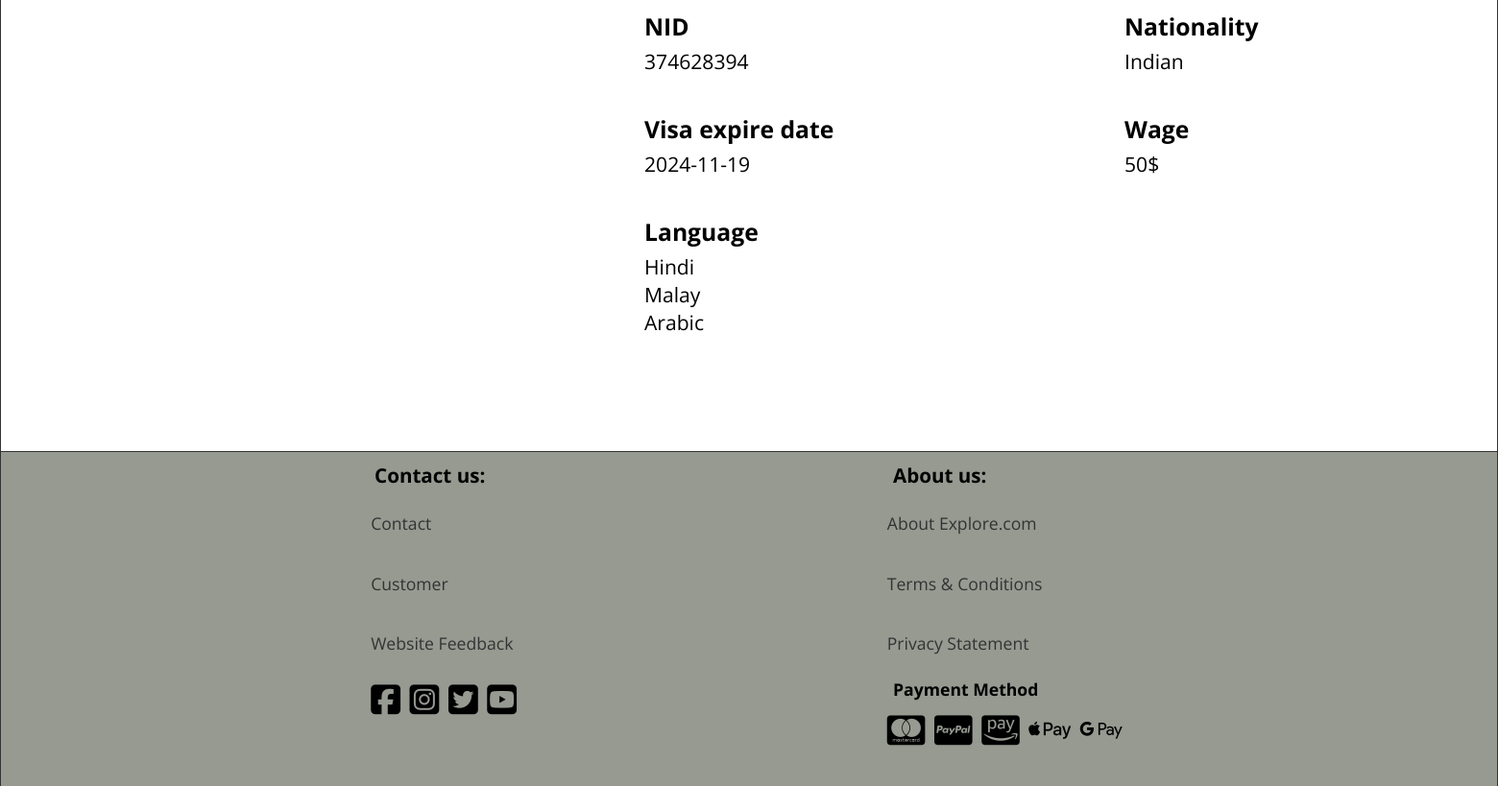
The app's page /Admin/guide_profile.php (signed in, lower part), older data.
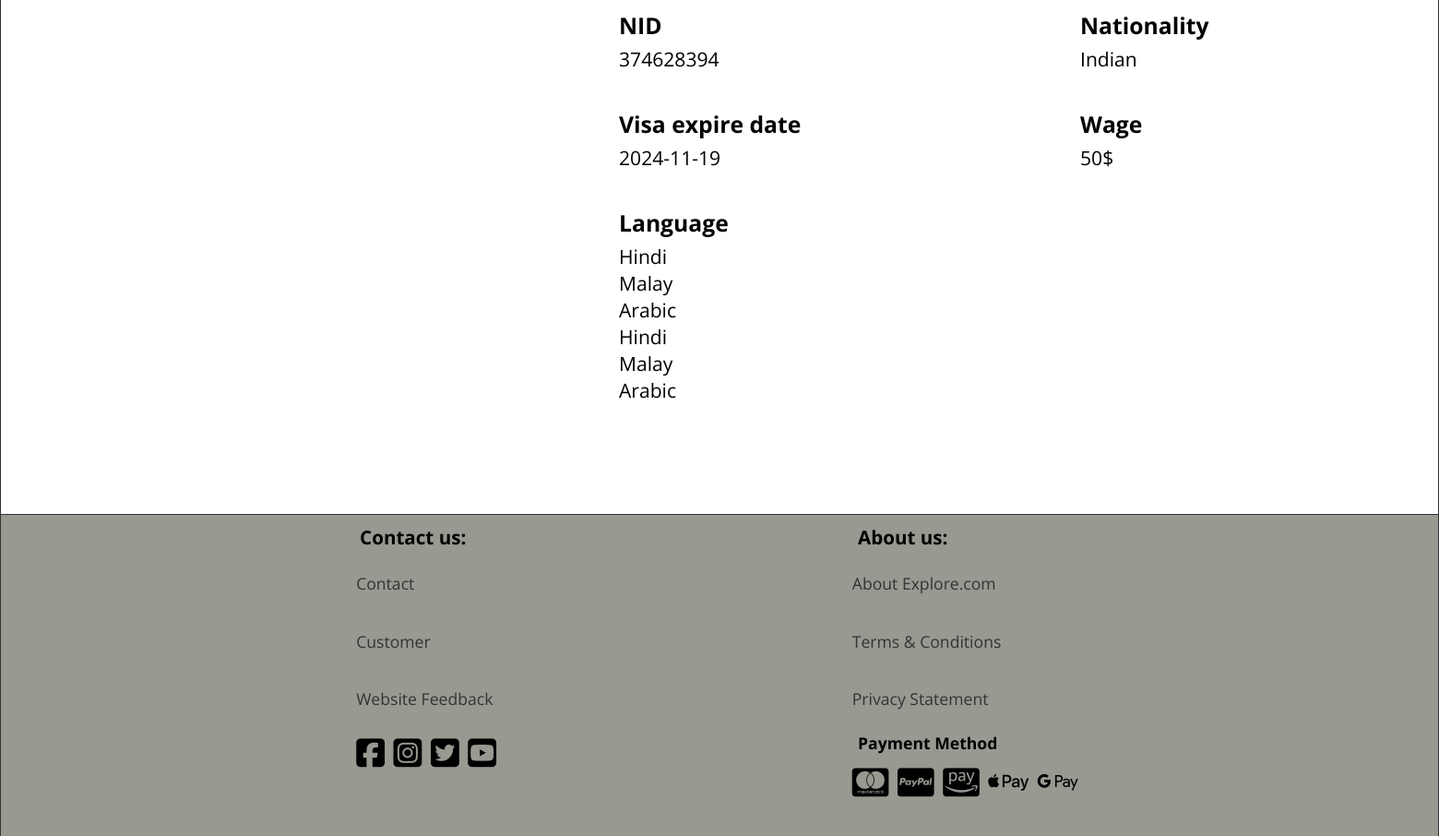
The same page, newer data.
### tables this page shows
CREATE TABLE `guide_speak` (
  `username` varchar(50) DEFAULT NULL,
  `language` varchar(50) DEFAULT NULL
);

### Admin/guide_profile.php (the view, shortened to what this page needs)
<?php
$conn = mysqli_connect("localhost","root","","explore_plus");
$user = $_SESSION['guide_username'];
$sql = "SELECT * FROM guide WHERE username = '{$user}'";
$result = mysqli_query($conn,$sql);
$info = mysqli_fetch_assoc($result);
?>
<!DOCTYPE html>
<html lang="en">
<head>
  <link rel="stylesheet" href="../css/style.css">
  <link rel="stylesheet" href="https://cdnjs.cloudflare.com/ajax/libs/font-awesome/6.5.1/css/all.min.css" />
</head>
<body>
<main class="main">
  <div class="profile__container">
    <div class="profile__about">
      <div class="profile__info">
        <div class="profile__label"><h3>NID</h3></div>
        <div class="profile__data"><?php echo htmlspecialchars($info['NID'])?></div>
      </div>
      <div class="profile__info">
        <div class="profile__label"><h3>Nationality</h3></div>
        <div class="profile__data"><?php echo htmlspecialchars($info['nationality'])?></div>
      </div>
      <div class="profile__info">
        <div class="profile__label"><h3>Visa expire date</h3></div>
        <div class="profile__data"><?php echo htmlspecialchars($info['visa_expiry_date'])?></div>
      </div>
      <div class="profile__info">
        <div class="profile__label"><h3>Wage</h3></div>
        <div class="profile__data"><?php echo htmlspecialchars($info['wage']).'$'?></div>
      </div>
        <div class="profile__info">
            <?php
            $languageSql = "SELECT language
                            FROM guide_speak gs
                            INNER JOIN guide g
                            ON gs.username = g.username
                            WHERE gs.username = '{$user}'";
            $languRes = mysqli_query($conn,$languageSql);
            $languages = mysqli_fetch_all($languRes,MYSQLI_ASSOC);
            ?>
            <div class="profile__label"><h3>Language</h3></div>
            <?php foreach ($languages as $lang): ?>
                <div class="profile__data"><?php echo $lang['language'] ?></div>
            <?php endforeach; ?>
        </div>
    </div>
  </div>
</main>
<footer class="footer admin-foot">
    <div class="footer__contact">
        <h3 class="footer__h3">Contact us:</h3>
        <ul class="footer__ul">
            <li><a href="../footerPage/contact_us.html">Contact</a></li>
            <li><a href="../footerPage/customer.html">Customer</a></li>
            <li><a href="../footerPage/website_feedback.php">Website Feedback</a></li>
        </ul>
        <div class="footer__icons">
            <i class="fa-brands fa-square-facebook"></i>
            <i class="fa-brands fa-square-instagram"></i>
            <i class="fa-brands fa-square-twitter"></i>
            <i class="fa-brands fa-square-youtube"></i>
        </div>
    </div>
    <div class="footer__about">
        <h3 class="footer__h3">About us:</h3>
        <ul class="footer__ul">
            <li><a href="../footerPage/about__us.html">About Explore.com</a></li>
            <li><a href="../footerPage/terms_condition.html">Terms &amp; Conditions</a></li>
            <li><a href="../footerPage/privacy_statement.html">Privacy Statement</a></li>
        </ul>
        <h4 class="footer__h3">Payment Method</h4>
        <div class="footer__icons">
            <i class="fa-brands fa-cc-mastercard"></i>
            <i class="fa-brands fa-cc-paypal"></i>
            <i class="fa-brands fa-cc-amazon-pay"></i>
            <i class="fa-brands fa-apple-pay"></i>
            <i class="fa-brands fa-google-pay"></i>
        </div>
    </div>
</footer>

Row changes from the older to the newer data that the page shows:
added guide_speak: language "Hindi"
added guide_speak: language "Malay"
added guide_speak: language "Arabic"
